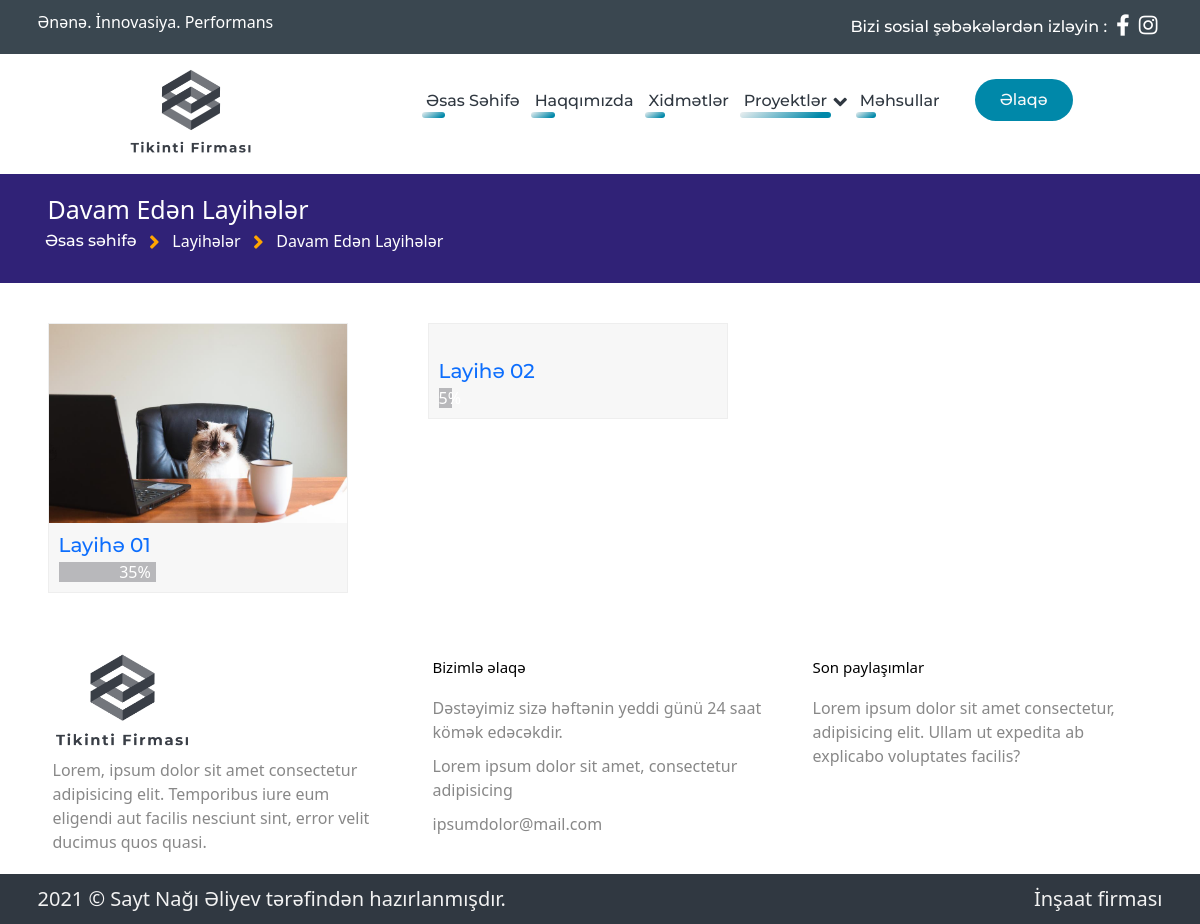
/projects/ongoingprojects, run on the app's committed database.
### app/models.py (models this page shows)
class OnGoingProject(db.Model):
    id = db.Column(db.Integer, primary_key=True)
    title = db.Column(db.String(100))
    description = db.Column(db.Text)
    start_time = db.Column(db.String(100))
    progress = db.Column(db.String(50))
    location = db.Column(db.String(100))
    images = db.relationship('OnGoingProjectImage', backref='project', lazy=True)
    slugified_title = db.Column(db.String(100))

class OnGoingProjectImage(db.Model):
    id = db.Column(db.Integer, primary_key=True)
    filename = db.Column(db.String(100))
    project_id = db.Column(db.Integer, db.ForeignKey('on_going_project.id'), nullable=False)

### view/routes.py (the view)
@view.route("/projects/ongoingprojects")
def main_projects_ongoingProjects():
    from app.models import OnGoingProject
    ongProjects = OnGoingProject.query.all()
    projectsDict = {}
    for ongProject in ongProjects:
        barId = f'bar{ongProject.id}'
        projectsDict[barId] = ongProject.progress
    return render_template('view/ongoingProjects.html',ongProjects = ongProjects, data = projectsDict)

### view/templates/view/ongoingProjects.html (shortened to what this page needs)
{% extends "view/base.html" %}
{% block navBar %}
<div id="navbar">
    <div class="container">
        <div class="nav-items">
            <img class="logo" src="/view/static/view/img/logo_transparent2.png" alt="">
            <ul class="nav-links d-flex justify-content-end bootstrap-off">
                <li>
                    <div class="link-container">
                        <a class="bootstrap-off" href="/">Əsas Səhifə</a>
                        <div class="bg"></div>
                    </div>
                </li>
                <li>
                    <div class="link-container">
                        <a class="bootstrap-off" href="/about">Haqqımızda</a>
                        <div class="bg"></div>
                    </div>
                </li>
                <li>
                    <div class="link-container">
                        <a class="bootstrap-off" href="/services">Xidmətlər</a>
                        <div class="bg"></div>
                    </div>
                </li>
                <li class="dd-effect">
                    <div class="link-container">
                        <a class="bootstrap-off" href="#">Proyektlər</a>
                        <div class="down-icon"><i class="fas fa-angle-down fa-lg"></i></div>
                        <div class="bg" style="width: 90%!important;"></div>
                    </div>
                </li>
                <li>
                    <div class="link-container">
                        <a class="bootstrap-off" href="/products">Məhsullar</a>
                        <div class="bg"></div>
                    </div>
                </li>
            </ul>
            <a class="cta" href="/contacts"><button class=" text-light my-4">Əlaqə</button></a>
        </div>
    </div>
</div>
{% endblock %}
{% block page %}
<section id="projects-content">
    <div class="head">
        <div class="container">
            <h2>Davam Edən Layihələr</h2>
            <div class="location">
                <a href="/">Əsas səhifə</a>
                <i class="fas fa-angle-right fa-lg"></i>
                <p>Layihələr</p>
                <i class="fas fa-angle-right fa-lg"></i>
                <p>Davam Edən Layihələr</p>
            </div>
        </div>
    </div>
    <div id="ongoingProjects">
        <div class="ogprojects">
            <div class="container">
                <div class="row">
                    {% for ongProject in ongProjects %}
                    <div class="col-xxl-3 col-lg-4 col-md-6">
                        <div class="ogproject">
                            <div class="img-section">
                                <a href="/projects/ongoingprojects/{{ongProject.slugified_title}}">
                                    <img src="/view/static/view/uploads/{{ongProject.images[0].filename}}" alt="">
                                </a>
                            </div>
                            <div class="details">
                                <div class="ogproject-title">
                                    <a href="/projects/ongoingprojects/{{ongProject.slugified_title}}">
                                        <h2>
                                            {{ongProject.title}}
                                        </h2>
                                    </a>
                                </div>
                                <div class="ogproject-progress">
                                    <div id="progress">
                                        <div id="bar{{ongProject.id}}" class="bar">
                                            <div class="detail">
                                                {{ongProject.progress}}%
                                            </div>
                                        </div>
                                    </div>
                                </div>
                            </div>
                        </div>
                    </div>
                    {% endfor %}
                </div>
            </div>
        </div>
    </div>
</section>
{% endblock %}

### view/static/view/css/style.css (style rules this page uses)
ul li { padding-left: 0px!important; }
#navbar { position: fixed; width: 100%; background: #fff; font-size: 1.6rem; padding: 10px 10%; z-index: 15; }
#navbar .logo { cursor: pointer; margin-right: auto; }
#navbar img { height: 100px; }
#navbar .nav-items { display: flex; justify-content: flex-end; }
#navbar .nav-links { padding: 25px 0px; list-style: none; }
#navbar .nav-links li { display: inline-block; padding: 0px 15px; position: relative; transition: all 0.5s ease; }
#navbar .nav-links li a { transition: all 0.3s ease 0s; }
#navbar .nav-links li .link-container { position: relative; display: inline-block; }
#navbar .nav-links li .bg { position: absolute; bottom: -5px; left: -4px; border-radius: 50px; width: 25%; height: 25%; z-index: 0; background-image: linear-gradient(147deg, #edf0f1 0%, #0088a9 85%); transition: all .5s; }
#navbar button { margin-left: 20px; padding: 9px 25px; color: #fff; background-color: #0088a9; border: none; border-radius: 50px; cursor: pointer; transition: all 0.3s ease 0s; }
#navbar li, #navbar a, #navbar button { color: #303841; }
.down-icon { display: inline-block; transform: translate(2px, 3px); color: #303841; }
#projects-content { padding-top: 120px; font-size: 1.6rem; }
#projects-content .head { padding: 20px 0px; background: #302277; color: #fff; }
#projects-content .head h2 { padding: 0px 10px; font-size: 2.5rem; }
#projects-content .head .location { display: flex; }
#projects-content .head .location i { color: orange; padding: 5px 5px; }
#projects-content .head .location a { padding: 0px 7.5px; color: #fff; }
#projects-content .head .location p { padding: 0px 7.5px; }
#projects-content #ongoingProjects .ogprojects { display: flex; justify-content: start; padding: 10px; margin: 30px 0; }
#projects-content #ongoingProjects .ogprojects .ogproject { width: 300px; margin: 0px 10px; background: #f7f7f7; border: 1px solid #eee; color: black; }
#projects-content #ongoingProjects .ogprojects .ogproject img { max-width: 100%; }
#projects-content #ongoingProjects .ogprojects .ogproject .details { padding: 10px; }
#projects-content #ongoingProjects .ogprojects .ogproject .details .ogproject-progress { color: #fff; }
#projects-content #ongoingProjects .ogprojects .ogproject .details .ogproject-progress #progress { width: 100%; z-index: 1; }
#projects-content #ongoingProjects .ogprojects .ogproject .details .ogproject-progress .bar { position: relative; width: 0; height: 20px; line-height: 20px; background: #b8b8bb; text-align: center; color: #fff; z-index: 1; }
#projects-content #ongoingProjects .ogprojects .ogproject .details .ogproject-progress .bar .detail { position: absolute; }
#projects-content .row { margin-bottom: 15px; }
* { box-sizing: border-box; margin: 0; padding: 0; transition: all 0.4s ease; }
html { font-size: 10px; }
body { font-family: 'lato', sans-serif; font-size: 1.6rem; line-height: 1.5; background-color: #EEEEEE; }
li, a, button { font-family: "Montserrat", sans-serif; font-weight: 500; text-decoration: none !important; }
a { cursor: pointer; }
.bootstrap-off { margin: 0; padding: 0; border: 0; font-size: 1.6rem; font: inherit; vertical-align: baseline; text-decoration: none; }
ul { list-style: none; }

### data on the page
OnGoingProject: filename (picture), title "Layihə 01", progress "35"
OnGoingProject: title "Layihə 02", progress "5"
